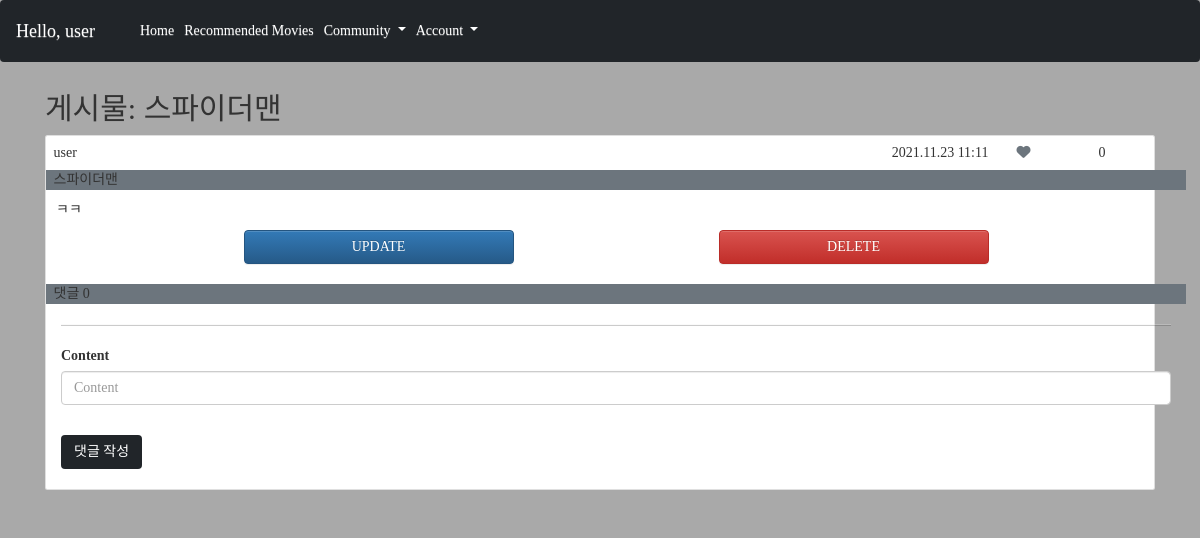
/community/1/ (signed in), run on the app's committed database.
### accounts/models.py (models this page shows)
class User(AbstractUser):
    followings = models.ManyToManyField('self', symmetrical=False, related_name='followers')

### community/models.py (models this page shows, shortened)
class Review(models.Model):
    title = models.CharField(max_length=100)
    movie = models.ForeignKey(Movie, on_delete=models.CASCADE)
    content = models.TextField()
    created_at = models.DateTimeField(auto_now_add=True)
    updated_at = models.DateTimeField(auto_now=True)
    user = models.ForeignKey(settings.AUTH_USER_MODEL, on_delete=models.CASCADE)
    like_users = models.ManyToManyField(settings.AUTH_USER_MODEL, related_name='like_reviews')

### movies/models.py (models this page shows)
class Movie(models.Model):
    title = models.CharField(max_length=100)
    release_date = models.DateField()
    popularity = models.FloatField()
    vote_count = models.IntegerField()
    vote_average = models.FloatField()
    overview = models.TextField()
    poster_path = models.CharField(max_length=200)
    genres = models.ManyToManyField(Genre)
    def __str__(self):
        return self.title

### community/views.py (the view)
# urls.py: path('<int:review_pk>/', views.detail, name='detail'),
@login_required
@require_GET
def detail(request, review_pk):
    review = get_object_or_404(Review, pk=review_pk)
    comments = review.comment_set.all()
    comment_form = CommentForm()
    context = {
        'review': review,
        'comment_form': comment_form,
        'comments': comments,
    }
    return render(request, 'community/detail.html', context)

### community/forms.py
class CommentForm(forms.ModelForm):
    class Meta:
        model = Comment
        exclude = ['review', 'user']

### community/templates/community/detail.html (shortened to what this page needs)
{% extends 'base.html' %}
{% load bootstrap4 %}
{% block content %}
  <h2 class="my-3 ">게시물: {{ review.title }}</h2>
  <div class="card" style="margin-bottom: 2rem">
    <div class="container justify-content-end">
      <div class="row align-items-center">
        <p class="col-6 my-auto">{{ review.user }} </p>
        <p class="col my-auto text-end">{{ review.created_at | date:'Y.m.d H:i'}}</p>
        <form id="like-form" class="col-1" data-review-id="{{review.pk}}">
          {% if user in review.like_users.all %}
            <button class="btn btn-link text-danger"><i class="fas fa-heart"></i></button>
          {% else %}
            <button class="btn btn-link text-secondary"><i class="fas fa-heart"></i></button>
          {% endif %}
        </form>
        <p id="like-cnt" class="col-1 m-auto">{{ review.like_users.all | length }}</p>
      </div>
    </div>
    <div class="container justify-content-end bg-secondary">
      <div class="row align-items-center">
        <p class="col text-start text-aling-center my-auto">{{ review.movie }}</p>
      </div>
    </div>
    <div style="margin: 1rem;">
      {{ review.content }}
    </div>
    {% if user == review.user %}
      <div class="container">
        <div class="row justify-content-between">
          <div class="col-3">
            <a class="btn btn-primary w-100" href="{% url 'community:update' review.pk %}">UPDATE</a>
          </div>
          <div class="col-3">
            <form action="{% url 'community:delete' review.pk %}" method="POST">
              <input class="btn btn-danger w-100 px-auto"type="submit" value="DELETE">
            </form>
          </div>
        </div>
      </div>
    {% endif %}
    <br>
    <div class="container">
      <div class="row">
        <p class="my-auto bg-secondary">댓글 {{ comments|length }}</p>
      </div >
      <hr>
      {% if request.user.is_authenticated %}
        <form action="{% url 'community:create_comment' review.pk%}" method="POST">
          {% bootstrap_form comment_form %}
          <br>
          <input class="btn btn-dark" type="submit" value="댓글 작성">
          <br>
        </form>
        <br>
      {% else %}
        <a href="{% url 'accounts:login' %}">[댓글을 작성하려면 로그인하세요.]</a>
      {% endif %}
      </div>
    </div>
  </div>
{% endblock  %}

### templates/base.html (shortened to what this page needs)
<!DOCTYPE html>
{% load static %}
<html lang="en">
<head>
  <link rel="stylesheet" href="https://use.fontawesome.com/releases/v5.15.4/css/all.css">
  <link href="https://cdn.jsdelivr.net/npm/bootstrap@5.0.0-beta3/dist/css/bootstrap.min.css" rel="stylesheet">
  <link rel="stylesheet" href="https://maxcdn.bootstrapcdn.com/bootstrap/3.3.2/css/bootstrap.min.css">
  <link rel="stylesheet" href="https://maxcdn.bootstrapcdn.com/bootstrap/3.3.2/css/bootstrap-theme.min.css">
  <link rel="stylesheet" href="{% static 'css/style.css' %}">
</head>
    <nav class="navbar navbar-expand-lg navbar-dark bg-dark justify-content-center ">
      {% if user.is_authenticated %}
      <div class="container-fluid " >
        <a class="navbar-brand" href="#">Hello, {{ user.username }}</a>
        <div class="collapse navbar-collapse" id="navbarScroll">
          <ul class="navbar-nav me-auto my-2 my-lg-0 navbar-nav-scroll" style="--bs-scroll-height: 100px;">
            <li class="nav-item">
              <a class="nav-link active" href="{% url 'movies:index'%}" aria-current="page" href="#">Home</a>
            </li>
            <li class="nav-item">
              <a class="nav-link active" href="{% url 'movies:recommended' %}">Recommended Movies</a>
            </li>
            <li class="nav-item dropdown">
              <a class="nav-link active dropdown-toggle" href="#" id="navbarScrollingDropdown" role="button" data-bs-toggle="dropdown" aria-expanded="false">
                Community
              </a>
            </li>
            <li class="nav-item dropdown">
              <a class="nav-link active dropdown-toggle" href="#" id="navbarScrollingDropdown" role="button" data-bs-toggle="dropdown" aria-expanded="false">
                Account
              </a>
            </li>
          </ul>
        </div>
      </div>
      {% else %}
        <a class="mx-3 text-decoration-none text-white" href="{% url 'accounts:signup' %}">Signup</a>
        <a class="mx-3 text-decoration-none text-white" href="{% url 'accounts:login' %}">Login</a>
      {% endif %}
    </nav>
<body style="background-color: #a9a9a9;">
  <div class="container">
    {% block content %}
    {% endblock content %}
</body>
</html>

### static/css/style.css (style rules this page uses)
.card { object-fit: cover; }
html,body { font-family: nanumgothic !important; }

### data on the page
User: username "user"
Review: title "스파이더맨", user "user", created_at "2021.11.23 11:11", like_users.all|length "0", movie "스파이더맨", content "ㅋㅋ"

### other printed values
{{ comments|length }} "0"
